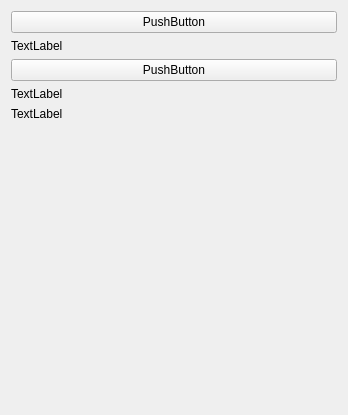
<?xml version="1.0" encoding="UTF-8"?>
<ui version="4.0">
 <class>EquipItemPage</class>
 <widget class="QWidget" name="EquipItemPage">
  <property name="geometry">
   <rect>
    <x>0</x>
    <y>0</y>
    <width>348</width>
    <height>415</height>
   </rect>
  </property>
  <property name="baseSize">
   <size>
    <width>80</width>
    <height>20</height>
   </size>
  </property>
  <property name="windowTitle">
   <string>Form</string>
  </property>
  <layout class="QVBoxLayout" name="verticalLayout_3">
   <item>
    <layout class="QVBoxLayout" name="verticalLayout">
     <item>
      <widget class="QPushButton" name="pushButton">
       <property name="text">
        <string>PushButton</string>
       </property>
      </widget>
     </item>
     <item>
      <widget class="QLabel" name="label">
       <property name="text">
        <string>TextLabel</string>
       </property>
      </widget>
     </item>
    </layout>
   </item>
   <item>
    <layout class="QVBoxLayout" name="verticalLayout_2">
     <item>
      <widget class="QPushButton" name="pushButton_2">
       <property name="styleSheet">
        <string notr="true">image: url(:/res/qtitan.png);</string>
       </property>
       <property name="text">
        <string>PushButton</string>
       </property>
      </widget>
     </item>
     <item>
      <widget class="QLabel" name="label_3">
       <property name="text">
        <string>TextLabel</string>
       </property>
      </widget>
     </item>
     <item>
      <widget class="QLabel" name="label_4">
       <property name="text">
        <string>TextLabel</string>
       </property>
      </widget>
     </item>
    </layout>
   </item>
   <item>
    <spacer name="verticalSpacer">
     <property name="orientation">
      <enum>Qt::Vertical</enum>
     </property>
     <property name="sizeHint" stdset="0">
      <size>
       <width>20</width>
       <height>40</height>
      </size>
     </property>
    </spacer>
   </item>
  </layout>
 </widget>
 <resources/>
 <connections/>
</ui>
